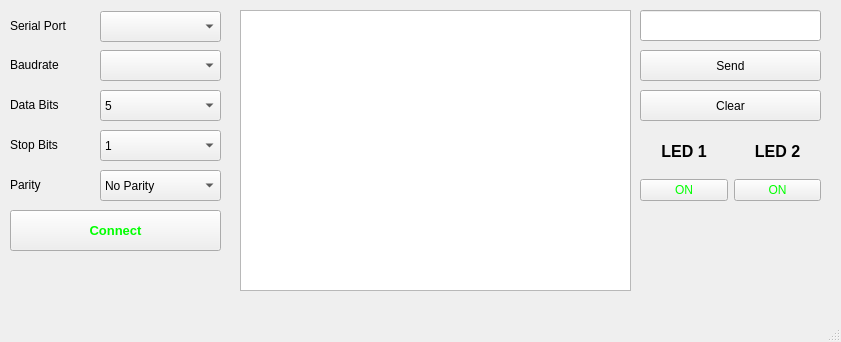
<?xml version="1.0" encoding="UTF-8"?>
<ui version="4.0">
 <class>MainWindow</class>
 <widget class="QMainWindow" name="MainWindow">
  <property name="geometry">
   <rect>
    <x>0</x>
    <y>0</y>
    <width>841</width>
    <height>342</height>
   </rect>
  </property>
  <property name="windowTitle">
   <string>MainWindow</string>
  </property>
  <widget class="QWidget" name="centralwidget">
   <widget class="QLabel" name="label_5">
    <property name="geometry">
     <rect>
      <x>10</x>
      <y>169</y>
      <width>81</width>
      <height>31</height>
     </rect>
    </property>
    <property name="text">
     <string>Parity</string>
    </property>
   </widget>
   <widget class="QComboBox" name="port_cb">
    <property name="geometry">
     <rect>
      <x>100</x>
      <y>11</y>
      <width>121</width>
      <height>31</height>
     </rect>
    </property>
   </widget>
   <widget class="QLabel" name="label_4">
    <property name="geometry">
     <rect>
      <x>10</x>
      <y>129</y>
      <width>81</width>
      <height>31</height>
     </rect>
    </property>
    <property name="text">
     <string>Stop Bits</string>
    </property>
   </widget>
   <widget class="QLabel" name="label_3">
    <property name="geometry">
     <rect>
      <x>10</x>
      <y>89</y>
      <width>81</width>
      <height>31</height>
     </rect>
    </property>
    <property name="text">
     <string>Data Bits</string>
    </property>
   </widget>
   <widget class="QPushButton" name="connect_butt">
    <property name="geometry">
     <rect>
      <x>10</x>
      <y>210</y>
      <width>211</width>
      <height>41</height>
     </rect>
    </property>
    <property name="font">
     <font>
      <pointsize>10</pointsize>
      <bold>true</bold>
     </font>
    </property>
    <property name="styleSheet">
     <string notr="true">color: rgb(0, 255, 0)</string>
    </property>
    <property name="text">
     <string>Connect</string>
    </property>
   </widget>
   <widget class="QComboBox" name="stopBit_cb">
    <property name="geometry">
     <rect>
      <x>100</x>
      <y>130</y>
      <width>121</width>
      <height>31</height>
     </rect>
    </property>
    <item>
     <property name="text">
      <string>1</string>
     </property>
    </item>
    <item>
     <property name="text">
      <string>1,5</string>
     </property>
    </item>
    <item>
     <property name="text">
      <string>2</string>
     </property>
    </item>
   </widget>
   <widget class="QLabel" name="label">
    <property name="geometry">
     <rect>
      <x>10</x>
      <y>10</y>
      <width>81</width>
      <height>31</height>
     </rect>
    </property>
    <property name="text">
     <string>Serial Port</string>
    </property>
   </widget>
   <widget class="QComboBox" name="baud_cb">
    <property name="geometry">
     <rect>
      <x>100</x>
      <y>50</y>
      <width>121</width>
      <height>31</height>
     </rect>
    </property>
   </widget>
   <widget class="QLabel" name="label_2">
    <property name="geometry">
     <rect>
      <x>10</x>
      <y>49</y>
      <width>81</width>
      <height>31</height>
     </rect>
    </property>
    <property name="text">
     <string>Baudrate</string>
    </property>
   </widget>
   <widget class="QComboBox" name="dataBit_cb">
    <property name="geometry">
     <rect>
      <x>100</x>
      <y>90</y>
      <width>121</width>
      <height>31</height>
     </rect>
    </property>
    <item>
     <property name="text">
      <string>5 </string>
     </property>
    </item>
    <item>
     <property name="text">
      <string>6 </string>
     </property>
    </item>
    <item>
     <property name="text">
      <string>7 </string>
     </property>
    </item>
    <item>
     <property name="text">
      <string>8 </string>
     </property>
    </item>
   </widget>
   <widget class="QComboBox" name="parity_cb">
    <property name="geometry">
     <rect>
      <x>100</x>
      <y>170</y>
      <width>121</width>
      <height>31</height>
     </rect>
    </property>
    <item>
     <property name="text">
      <string>No Parity</string>
     </property>
    </item>
    <item>
     <property name="text">
      <string>Even Parity</string>
     </property>
    </item>
    <item>
     <property name="text">
      <string>Odd Parity</string>
     </property>
    </item>
    <item>
     <property name="text">
      <string>Mark Parity</string>
     </property>
    </item>
    <item>
     <property name="text">
      <string>Space Parity</string>
     </property>
    </item>
   </widget>
   <widget class="QLabel" name="label_8">
    <property name="geometry">
     <rect>
      <x>640</x>
      <y>200</y>
      <width>191</width>
      <height>101</height>
     </rect>
    </property>
    <property name="text">
     <string/>
    </property>
    <property name="pixmap">
     <pixmap resource="resource/resource.qrc">:/resource/img/rsz_6_pif.png</pixmap>
    </property>
   </widget>
   <widget class="QTextBrowser" name="textBrowser">
    <property name="geometry">
     <rect>
      <x>240</x>
      <y>10</y>
      <width>391</width>
      <height>281</height>
     </rect>
    </property>
   </widget>
   <widget class="QLineEdit" name="lineEdit">
    <property name="geometry">
     <rect>
      <x>640</x>
      <y>10</y>
      <width>181</width>
      <height>31</height>
     </rect>
    </property>
    <property name="text">
     <string/>
    </property>
   </widget>
   <widget class="QPushButton" name="send_butt">
    <property name="geometry">
     <rect>
      <x>640</x>
      <y>50</y>
      <width>181</width>
      <height>31</height>
     </rect>
    </property>
    <property name="text">
     <string>Send</string>
    </property>
   </widget>
   <widget class="QPushButton" name="clear_butt">
    <property name="geometry">
     <rect>
      <x>640</x>
      <y>90</y>
      <width>181</width>
      <height>31</height>
     </rect>
    </property>
    <property name="text">
     <string>Clear</string>
    </property>
   </widget>
   <widget class="QWidget" name="layoutWidget">
    <property name="geometry">
     <rect>
      <x>640</x>
      <y>130</y>
      <width>181</width>
      <height>71</height>
     </rect>
    </property>
    <layout class="QHBoxLayout" name="horizontalLayout">
     <item>
      <layout class="QVBoxLayout" name="verticalLayout">
       <item>
        <widget class="QLabel" name="label_6">
         <property name="font">
          <font>
           <family>Tahoma</family>
           <pointsize>12</pointsize>
           <bold>true</bold>
          </font>
         </property>
         <property name="text">
          <string>LED 1</string>
         </property>
         <property name="alignment">
          <set>Qt::AlignCenter</set>
         </property>
        </widget>
       </item>
       <item>
        <widget class="QPushButton" name="led1_butt">
         <property name="styleSheet">
          <string notr="true">color: rgb(0, 255, 0)
</string>
         </property>
         <property name="text">
          <string>ON</string>
         </property>
        </widget>
       </item>
      </layout>
     </item>
     <item>
      <layout class="QVBoxLayout" name="verticalLayout_2">
       <item>
        <widget class="QLabel" name="label_7">
         <property name="font">
          <font>
           <family>Tahoma</family>
           <pointsize>12</pointsize>
           <bold>true</bold>
          </font>
         </property>
         <property name="text">
          <string>LED 2</string>
         </property>
         <property name="alignment">
          <set>Qt::AlignCenter</set>
         </property>
        </widget>
       </item>
       <item>
        <widget class="QPushButton" name="led2_butt">
         <property name="styleSheet">
          <string notr="true">color: rgb(0, 255, 0)</string>
         </property>
         <property name="text">
          <string>ON</string>
         </property>
        </widget>
       </item>
      </layout>
     </item>
    </layout>
   </widget>
  </widget>
  <widget class="QMenuBar" name="menubar">
   <property name="geometry">
    <rect>
     <x>0</x>
     <y>0</y>
     <width>841</width>
     <height>21</height>
    </rect>
   </property>
  </widget>
  <widget class="QStatusBar" name="statusbar"/>
 </widget>
 <resources>
  <include location="resource/resource.qrc"/>
 </resources>
 <connections/>
</ui>
